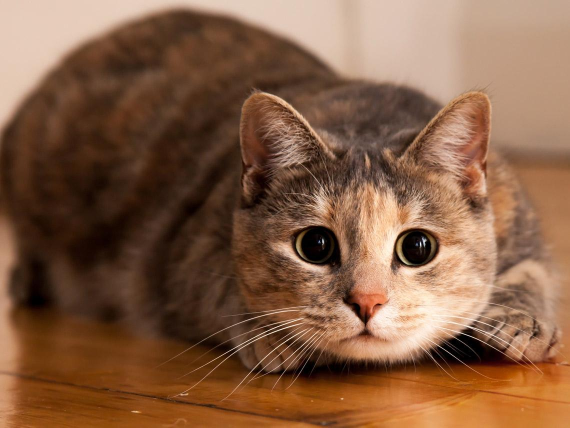
#> input picture Lectures/pycripto/gato encerrado aplicación/gato.jpg, 1140 x 855 px (shown at 1/2 size)
$ jupyter execute --allow-errors 'pillow  with crypto .ipynb'
#> lines starting #> are read from the running program, lines starting #| are printed output that depends on the picture
**Vestir al gato de preso

[cell 1]
from PIL import Image
#import sys
try:
    img = Image.open("gato.jpg")
#> img is the input picture: PIL image 1140x855 RGB; mean R, G, B 132.4, 94, 68.2
except:
    print("No se pudo cargar la imagen")
    sys.exit(1)
#img.show()# mostrar imagen
img.save("gato_vestido_de_preso.png","png")

**Buscar la carcel y la cerradura para encerrar al gato

*generamos la clave

[cell 2]
from cryptography.fernet import Fernet

#> (the rest of this cell did not finish here and is left out)

*guardamos la clave generada

[cell 3]
file =open("key.key", "wb")
#> (the rest of this cell did not finish here and is left out)

*le guardamos en su celda y le ponemos candado

[cell 4]
from cryptography.fernet import Fernet

#obtener la clave desde un archivo
file = open("key.key", "rb")
key = file.read() # la claver sera en tipo byte
file.close()


#abrir el archivo a encryptar y encriptarlo
with open("gato_vestido_de_preso.png","rb") as f :
     data = f.read()

#> (the rest of this cell did not finish here and is left out)

*una vez en la carcel "lechuga" ~ el gato decide mandarle un mensaje a un amigo que se encuntra afuera de la carcel

[cell 5]
from cryptography.fernet import Fernet
#obtener la clave desde un archivo
file = open("key.key", "rb")
key = file.read() # la claver sera en tipo byte
file.close()
#Mensaje codificado
message = "Parce que me cazaron ayudeme "
encoded = message.encode()

#encriptado de el mensaje
#> (the rest of this cell did not finish here and is left out)

*afortunadamente su amigo pago su fianza y salio

[cell 6]
from cryptography.fernet import Fernet

#obtener la clave desde un archivo
file = open("key.key", "rb")
key = file.read() # la claver sera en tipo byte
file.close()


#abrir el archivo a encryptado y desencriptarlo
#> (the rest of this cell did not finish here and is left out)

# FIN

[cell 7]
img2 = img.rotate(45)#Rotación de imágenes
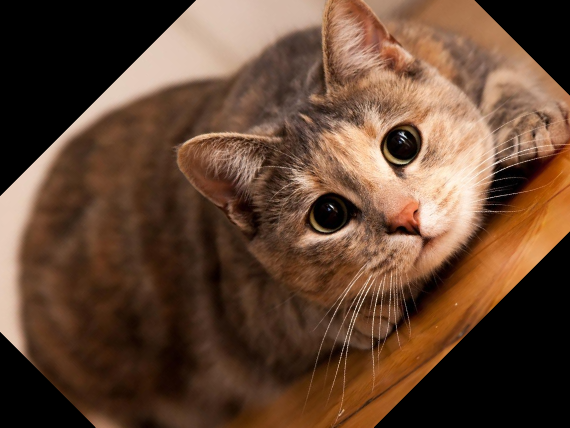
#> img2: PIL image 1140x855 RGB (shown at 1/2 size); mean R, G, B 99.7, 70.1, 51
img2.show() #Mostrar la imagen

[cell 8]
ancho,alto = img.size#Encontrar ancho y alto de una imagen
#> ancho = 1140; alto = 855
print("Ancho: ",ancho)
#| Ancho:  1140
print("Alto: ",alto)
#| Alto:  855

[cell 9]
size = (200,200)#Reescalar imágenes y crear thumbnails
img3 = img.resize(size)
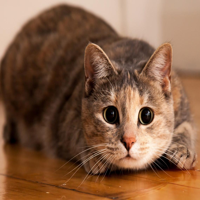
#> img3: PIL image 200x200 RGB; mean R, G, B 132.4, 94, 68.2
img4 = img.copy()
img4.thumbnail(size) #mantiene aspecto del 200 por 200
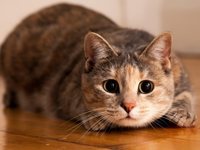
#> img4: PIL image 200x150 RGB; mean R, G, B 132.5, 94.2, 68.3
img3.show()
img4.show()# a la fuerza

[cell 10]
pixels = img.load()#Averiguar los colores de un pixel
colores = pixels[20,20]
#> colores = (228, 202, 185)
print(colores) #Rgb
#| (228, 202, 185)

$ run again, with Lectures/pycripto/gato encerrado aplicación/w.png saved as Lectures/pycripto/gato encerrado aplicación/gato.jpg
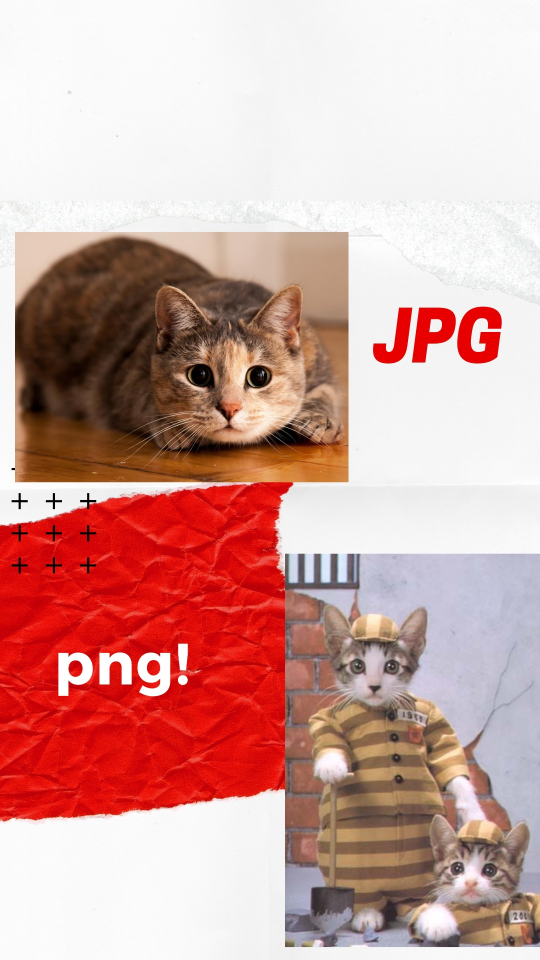
#> input picture Lectures/pycripto/gato encerrado aplicación/w.png, 1080 x 1920 px (shown at 1/2 size)
#> img is the input picture: PIL image 1080x1920 RGB; mean R, G, B 207.8, 162.7, 157.5
#| Ancho:  1080
#| Alto:  1920
#> `img3 = img.resize(size)`:
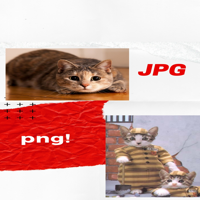
#> img3: PIL image 200x200 RGB; mean R, G, B 207.8, 162.7, 157.5
#> `img4.thumbnail(size)`:
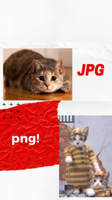
#> img4: PIL image 112x200 RGB; mean R, G, B 207.8, 162.8, 157.5
#> colores = (250, 250, 250)
#| (250, 250, 250)
